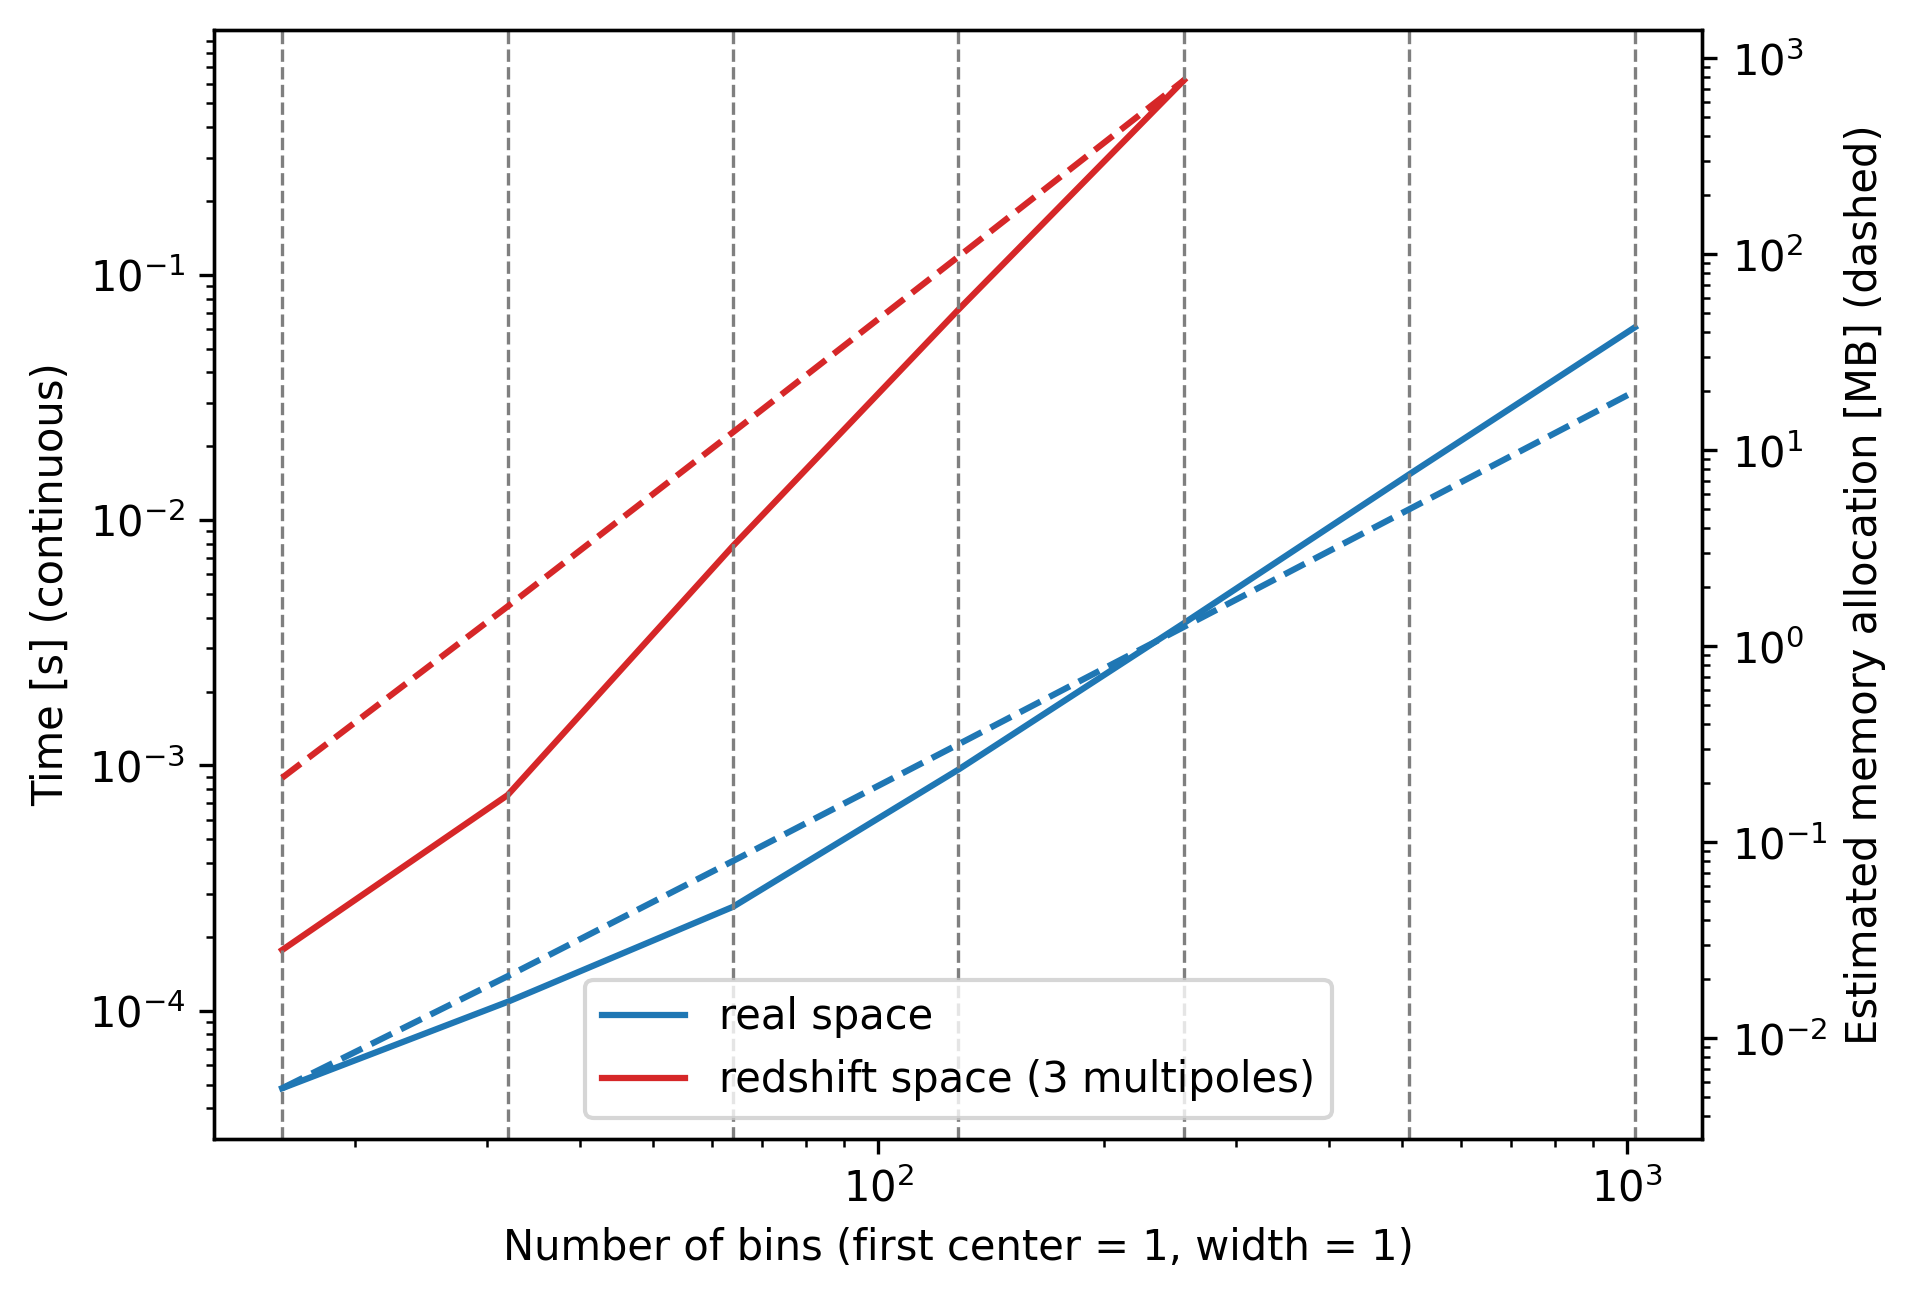

Write Python code to recreate this figure.
from cosmobinning.lib import Bins, Bin, RealSpacePowerBinner, RedshiftSpacePowerBinner
from timeit import timeit
import numpy as np
from scipy.interpolate import interp1d
import matplotlib.pyplot as plt
from sys import getsizeof

k, Pk = np.loadtxt(
	"/media/andrea/DATA/BackToSchool/BinningML/cosmo-binning/cosmobinning/leading_order_power_spectrum_Minerva_z1.txt",
	unpack=True)
k = np.insert(k, 0, 0)
Pk = np.insert(Pk, 0, 0)
kF = 2 * np.pi / 1500.
PkL = interp1d(k / kF, Pk, kind='cubic')


def real_space_power_spectrum(k):
	return PkL(k)


def redshift_space_power_spectrum(k, mu):
	return (1 + 0.8 * mu ** 2) ** 2 * PkL(k)


number = 100

real_space_times = []
real_space_bins = [16, 32, 64, 128, 256, 512, 1024]
real_space_mem = []
for n in real_space_bins:
	binner = RealSpacePowerBinner(Bins.linear_bins(1, 1, n))


	def bench_real_space():
		binner.bin_function(real_space_power_spectrum)
		pass

	avg_time = timeit(bench_real_space, number=number) / number
	real_space_times.append(avg_time)
	real_space_mem.append(getsizeof(binner) / (1 << 20))


redshift_space_times = []
redshift_space_mem = []
number = 10
redshift_space_bins = [16, 32, 64, 128, 256]
for n in redshift_space_bins:
	binner = RedshiftSpacePowerBinner(Bins.linear_bins(1, 1, n))


	def bench_redshift_space():
		binner.bin_function(redshift_space_power_spectrum)
		pass


	avg_time = timeit(bench_redshift_space, number=number) / number
	redshift_space_times.append(avg_time)
	redshift_space_mem.append(getsizeof(binner) / (1 << 20))


fig, ax1 = plt.subplots()
ax2 = ax1.twinx()

ax1.loglog(real_space_bins, real_space_times, label='real space', color='tab:blue')
ax1.loglog(redshift_space_bins, redshift_space_times, label='redshift space (3 multipoles)', color='tab:red')
for n in real_space_bins:
	ax1.axvline(n, ls='--', lw=0.8, color='tab:gray')
ax1.set_xlabel('Number of bins (first center = 1, width = 1)')
ax1.set_ylabel('Time [s] (continuous)')
ax1.legend(loc=0)

ax2.loglog(real_space_bins, real_space_mem, color='tab:blue', ls='--')
ax2.loglog(redshift_space_bins, redshift_space_mem, color='tab:red', ls='--')
ax2.set_ylabel('Estimated memory allocation [MB] (dashed)')
plt.savefig("benchmark.png", bbox_inches='tight', dpi=300)
